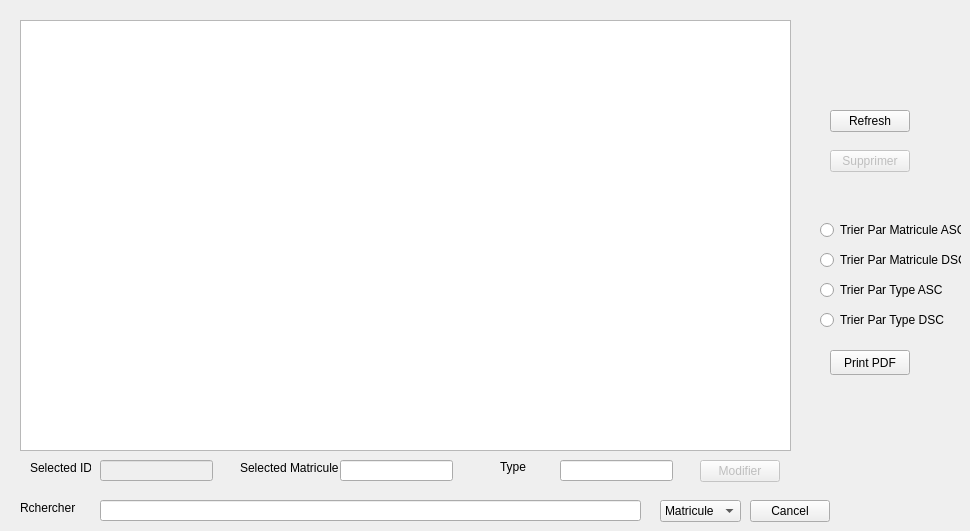
      <widget class="QWidget" name="tab_14">
       <attribute name="title">
        <string>Affichage</string>
       </attribute>
       <widget class="QTableView" name="Equipemen_table">
        <property name="geometry">
         <rect>
          <x>20</x>
          <y>20</y>
          <width>771</width>
          <height>431</height>
         </rect>
        </property>
       </widget>
       <widget class="QPushButton" name="modifier_equip">
        <property name="enabled">
         <bool>false</bool>
        </property>
        <property name="geometry">
         <rect>
          <x>700</x>
          <y>460</y>
          <width>80</width>
          <height>22</height>
         </rect>
        </property>
        <property name="text">
         <string>Modifier</string>
        </property>
       </widget>
       <widget class="QPushButton" name="supprimer_equipements">
        <property name="enabled">
         <bool>false</bool>
        </property>
        <property name="geometry">
         <rect>
          <x>830</x>
          <y>150</y>
          <width>80</width>
          <height>22</height>
         </rect>
        </property>
        <property name="text">
         <string>Supprimer</string>
        </property>
       </widget>
       <widget class="QLineEdit" name="recherche_eq">
        <property name="geometry">
         <rect>
          <x>100</x>
          <y>500</y>
          <width>541</width>
          <height>21</height>
         </rect>
        </property>
       </widget>
       <widget class="QLabel" name="label_2">
        <property name="geometry">
         <rect>
          <x>20</x>
          <y>500</y>
          <width>71</width>
          <height>16</height>
         </rect>
        </property>
        <property name="text">
         <string>Rchercher</string>
        </property>
       </widget>
       <widget class="QPushButton" name="pushButton_12">
        <property name="geometry">
         <rect>
          <x>750</x>
          <y>500</y>
          <width>80</width>
          <height>22</height>
         </rect>
        </property>
        <property name="text">
         <string>Cancel</string>
        </property>
       </widget>
       <widget class="QRadioButton" name="radioButton_7">
        <property name="geometry">
         <rect>
          <x>820</x>
          <y>220</y>
          <width>141</width>
          <height>20</height>
         </rect>
        </property>
        <property name="text">
         <string>Trier Par Matricule ASC</string>
        </property>
       </widget>
       <widget class="QRadioButton" name="radioButton_8">
        <property name="geometry">
         <rect>
          <x>820</x>
          <y>280</y>
          <width>131</width>
          <height>20</height>
         </rect>
        </property>
        <property name="text">
         <string>Trier Par Type ASC</string>
        </property>
       </widget>
       <widget class="QRadioButton" name="radioButton_10">
        <property name="geometry">
         <rect>
          <x>820</x>
          <y>250</y>
          <width>141</width>
          <height>20</height>
         </rect>
        </property>
        <property name="text">
         <string>Trier Par Matricule DSC</string>
        </property>
       </widget>
       <widget class="QRadioButton" name="radioButton_11">
        <property name="geometry">
         <rect>
          <x>820</x>
          <y>310</y>
          <width>131</width>
          <height>20</height>
         </rect>
        </property>
        <property name="text">
         <string>Trier Par Type DSC</string>
        </property>
       </widget>
       <widget class="QComboBox" name="comboBox_eq">
        <property name="geometry">
         <rect>
          <x>660</x>
          <y>500</y>
          <width>81</width>
          <height>22</height>
         </rect>
        </property>
        <item>
         <property name="text">
          <string>Matricule</string>
         </property>
        </item>
        <item>
         <property name="text">
          <string>Type</string>
         </property>
        </item>
       </widget>
       <widget class="QLabel" name="label_18">
        <property name="geometry">
         <rect>
          <x>30</x>
          <y>460</y>
          <width>61</width>
          <height>16</height>
         </rect>
        </property>
        <property name="text">
         <string>Selected ID</string>
        </property>
       </widget>
       <widget class="QLineEdit" name="selected_id_epuip">
        <property name="enabled">
         <bool>false</bool>
        </property>
        <property name="geometry">
         <rect>
          <x>100</x>
          <y>460</y>
          <width>113</width>
          <height>21</height>
         </rect>
        </property>
       </widget>
       <widget class="QPushButton" name="refresh_equipements">
        <property name="geometry">
         <rect>
          <x>830</x>
          <y>110</y>
          <width>80</width>
          <height>22</height>
         </rect>
        </property>
        <property name="text">
         <string>Refresh</string>
        </property>
       </widget>
       <widget class="QLabel" name="label_8">
        <property name="geometry">
         <rect>
          <x>240</x>
          <y>460</y>
          <width>101</width>
          <height>16</height>
         </rect>
        </property>
        <property name="text">
         <string>Selected Matricule</string>
        </property>
       </widget>
       <widget class="QLineEdit" name="selected_matricule_eq">
        <property name="geometry">
         <rect>
          <x>340</x>
          <y>460</y>
          <width>113</width>
          <height>21</height>
         </rect>
        </property>
       </widget>
       <widget class="QLineEdit" name="selected_type_eq">
        <property name="geometry">
         <rect>
          <x>560</x>
          <y>460</y>
          <width>113</width>
          <height>21</height>
         </rect>
        </property>
       </widget>
       <widget class="QLabel" name="label_19">
        <property name="geometry">
         <rect>
          <x>500</x>
          <y>460</y>
          <width>47</width>
          <height>14</height>
         </rect>
        </property>
        <property name="text">
         <string>Type</string>
        </property>
       </widget>
       <widget class="QPushButton" name="print_pdf_equipements">
        <property name="geometry">
         <rect>
          <x>830</x>
          <y>350</y>
          <width>80</width>
          <height>25</height>
         </rect>
        </property>
        <property name="text">
         <string>Print PDF</string>
        </property>
       </widget>
      </widget>
